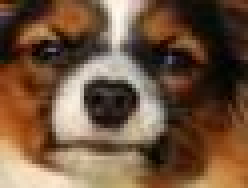
#> input picture dog_clip.jpg, 62 x 47 px (shown 4 times larger)
$ python backprojection.py   (Python 2 division)
#> lines starting #> are read from the running program, lines starting #| are printed output that depends on the picture; after the words box and inside, x2 and y2 are one past the last pixel; in counts of white or black regions, pixels touching at a corner belong together
#encoding:utf-8
#直方图反向投影
import cv2
import numpy as np
from matplotlib import pyplot as plt

#roi is the object or region of object we need to find
roi = cv2.imread('dog_clip.jpg')
#> roi is the input picture: shape (47, 62, 3); mean B, G, R 62.2, 84.9, 113
hsv = cv2.cvtColor(roi,cv2.COLOR_BGR2HSV)
#> hsv: shape (47, 62, 3); mean H, S, V 18.4, 135.3, 113.1

#target is the image we search in
target = cv2.imread('dog.jpg')
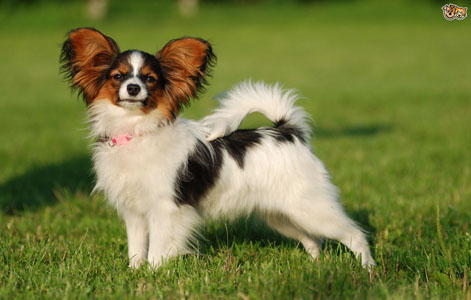
#> input picture dog.jpg, 471 x 300 px
#> target is the input picture: shape (300, 471, 3); mean B, G, R 63.3, 123.8, 117.4
hsvt = cv2.cvtColor(target,cv2.COLOR_BGR2HSV)
#> hsvt: shape (300, 471, 3); mean H, S, V 32.2, 144.3, 129.3

# Find the histograms using calcHist. Can be done with np.histogram2d also
M = cv2.calcHist([hsv],[0, 1], None, [180, 256], [0, 180, 0, 256] )
I = cv2.calcHist([hsvt],[0, 1], None, [180, 256], [0, 180, 0, 256] )
print len(M), len(I), len(M[0]), len(I[0])
#| 180 180 256 256
# print I
R=M/I #计算 h&s 目标图片和搜寻图片的比值
h,s,v = cv2.split(hsvt)
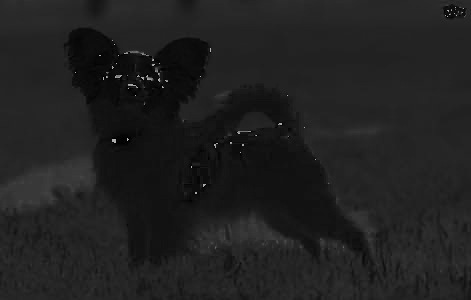
#> h: shape (300, 471); min 0, max 179, mean 32.2
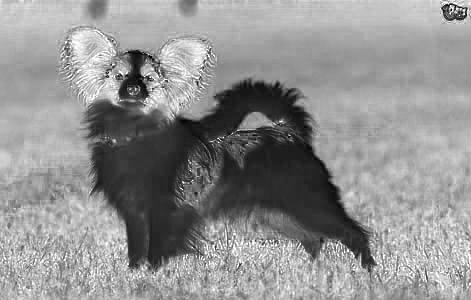
#> s: shape (300, 471); min 0, max 255, mean 144.3
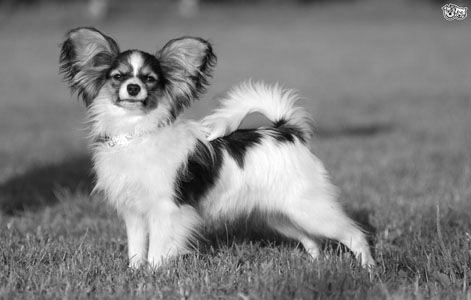
#> v: shape (300, 471); min 3, max 255, mean 129.3
print len(h), len(h.ravel())
#| 300 141300
B = R[h.ravel(),s.ravel()]
print len(B)
#| 141300
B = np.minimum(B,1) #b(x,y) = min(b(x,y),1)
B = B.reshape(hsvt.shape[:2])

disc = cv2.getStructuringElement(cv2.MORPH_ELLIPSE,(5,5))
cv2.filter2D(B,-1,disc,B) #滤波
B = np.uint8(B)
cv2.normalize(B,B,0,255,cv2.NORM_MINMAX) #归一化，换算到0-255之间
#> B: shape (300, 471); min 0, max 255, mean 6.6

ret,thresh = cv2.threshold(B,50,255,0) #二值化
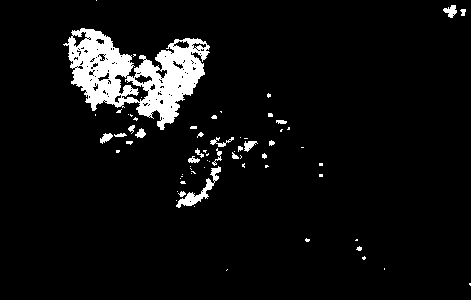
#> thresh: shape (300, 471); 6% white; 69 white regions (46 under 20 px), largest, box (x1, y1, x2, y2) and area: (63, 28, 210, 130) 6862, (176, 166, 221, 208) 425, (443, 5, 457, 18) 105

#使用opencv提供的函数
roihist = cv2.calcHist([hsv],[0, 1], None, [180, 256], [0, 180, 0, 256] )
cv2.normalize(roihist,roihist,0,255,cv2.NORM_MINMAX)
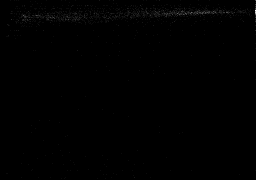
#> roihist: shape (180, 256) float32; min 0, max 255, mean 0.7; drawn with min black and max white
dst = cv2.calcBackProject([hsvt],[0,1],roihist,[0,180,0,256],1)

# Now convolute with circular disc
disc = cv2.getStructuringElement(cv2.MORPH_ELLIPSE,(5,5))
cv2.filter2D(dst,-1,disc,dst)

# threshold and binary AND
ret,thresh = cv2.threshold(dst,50,255,0)
#> thresh: shape (300, 471); 21.9% white; 67 white regions (48 under 20 px), largest, box (x1, y1, x2, y2) and area: (62, 27, 343, 265) 29030, (341, 230, 367, 264) 397, (280, 225, 318, 257) 301
thresh = cv2.merge((thresh,thresh,thresh))
res = cv2.bitwise_and(target,thresh)

res = np.vstack((target,thresh,res))
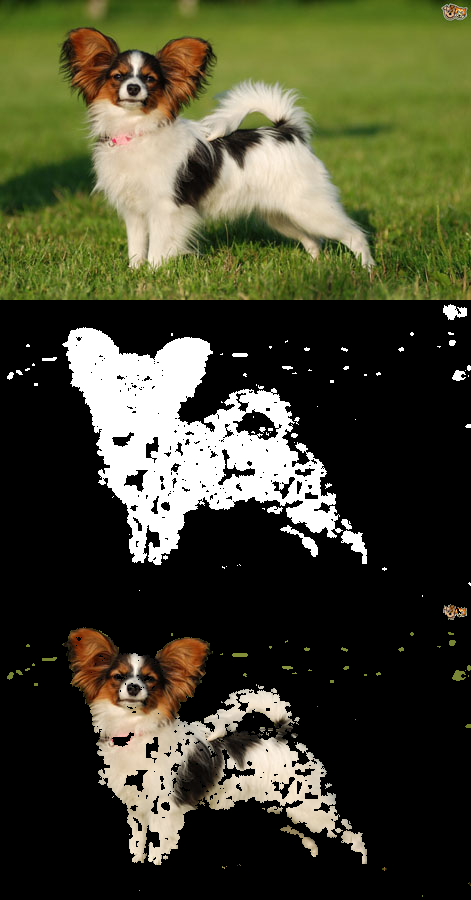
#> res: shape (900, 471, 3); mean B, G, R 48.5, 70.6, 70
plt.imshow(res)
plt.show()
